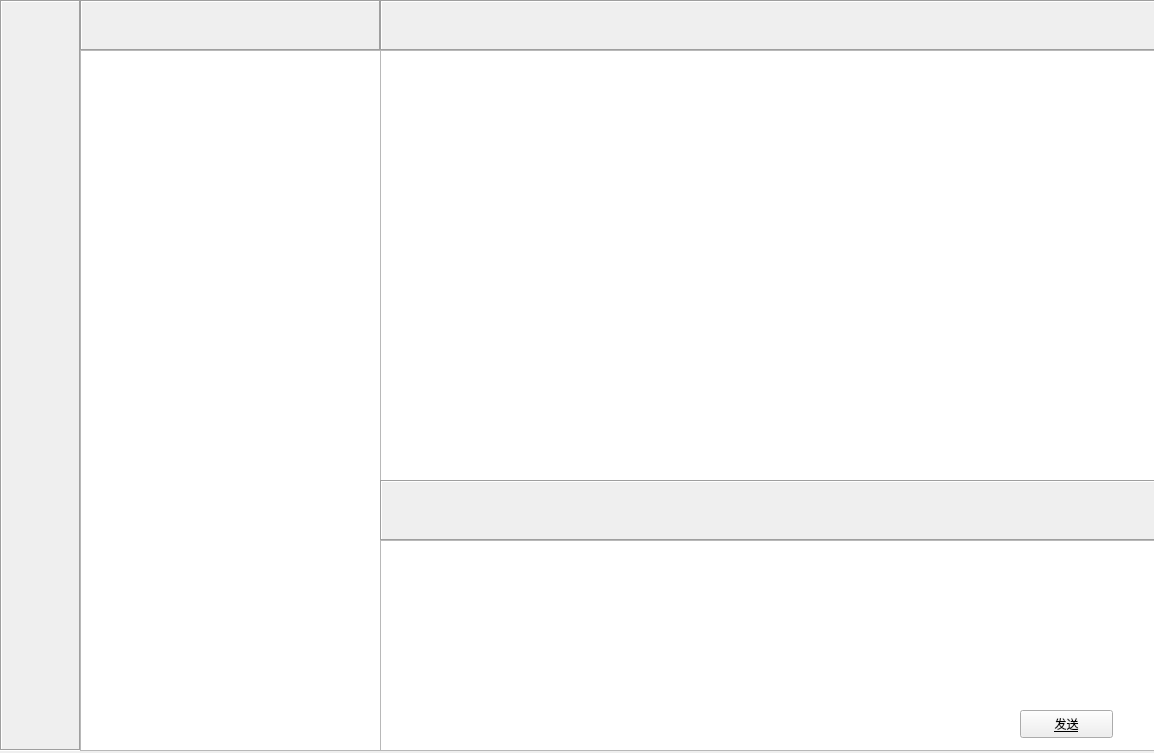
<?xml version="1.0" encoding="UTF-8"?>
<ui version="4.0">
 <class>ChatDialog</class>
 <widget class="QDialog" name="ChatDialog">
  <property name="geometry">
   <rect>
    <x>0</x>
    <y>0</y>
    <width>1154</width>
    <height>753</height>
   </rect>
  </property>
  <property name="windowTitle">
   <string>Dialog</string>
  </property>
  <widget class="QLabel" name="label">
   <property name="geometry">
    <rect>
     <x>0</x>
     <y>0</y>
     <width>81</width>
     <height>751</height>
    </rect>
   </property>
   <property name="frameShape">
    <enum>QFrame::Box</enum>
   </property>
   <property name="frameShadow">
    <enum>QFrame::Sunken</enum>
   </property>
   <property name="text">
    <string/>
   </property>
   <property name="pixmap">
    <pixmap resource="dialog.qrc">:/new/prefix1/images/black.png</pixmap>
   </property>
   <property name="scaledContents">
    <bool>true</bool>
   </property>
  </widget>
  <widget class="QLabel" name="label_2">
   <property name="geometry">
    <rect>
     <x>80</x>
     <y>0</y>
     <width>301</width>
     <height>51</height>
    </rect>
   </property>
   <property name="frameShape">
    <enum>QFrame::Box</enum>
   </property>
   <property name="frameShadow">
    <enum>QFrame::Sunken</enum>
   </property>
   <property name="text">
    <string/>
   </property>
   <property name="pixmap">
    <pixmap resource="dialog.qrc">:/new/prefix1/images/search.png</pixmap>
   </property>
   <property name="scaledContents">
    <bool>true</bool>
   </property>
  </widget>
  <widget class="QPushButton" name="searchPushButton">
   <property name="geometry">
    <rect>
     <x>120</x>
     <y>10</y>
     <width>221</width>
     <height>28</height>
    </rect>
   </property>
   <property name="text">
    <string/>
   </property>
   <property name="flat">
    <bool>true</bool>
   </property>
  </widget>
  <widget class="QTableWidget" name="userListTableWidget">
   <property name="geometry">
    <rect>
     <x>80</x>
     <y>50</y>
     <width>301</width>
     <height>701</height>
    </rect>
   </property>
   <property name="selectionMode">
    <enum>QAbstractItemView::SingleSelection</enum>
   </property>
   <property name="selectionBehavior">
    <enum>QAbstractItemView::SelectRows</enum>
   </property>
   <property name="showGrid">
    <bool>false</bool>
   </property>
   <attribute name="horizontalHeaderVisible">
    <bool>false</bool>
   </attribute>
   <attribute name="horizontalHeaderDefaultSectionSize">
    <number>250</number>
   </attribute>
   <attribute name="verticalHeaderVisible">
    <bool>false</bool>
   </attribute>
  </widget>
  <widget class="QLabel" name="userLabel">
   <property name="geometry">
    <rect>
     <x>390</x>
     <y>10</y>
     <width>121</width>
     <height>31</height>
    </rect>
   </property>
   <property name="text">
    <string/>
   </property>
   <property name="alignment">
    <set>Qt::AlignCenter</set>
   </property>
  </widget>
  <widget class="QLabel" name="label_3">
   <property name="geometry">
    <rect>
     <x>380</x>
     <y>0</y>
     <width>781</width>
     <height>51</height>
    </rect>
   </property>
   <property name="frameShape">
    <enum>QFrame::Box</enum>
   </property>
   <property name="frameShadow">
    <enum>QFrame::Sunken</enum>
   </property>
   <property name="text">
    <string/>
   </property>
   <property name="pixmap">
    <pixmap resource="dialog.qrc">:/new/prefix1/images/etc02.png</pixmap>
   </property>
   <property name="scaledContents">
    <bool>true</bool>
   </property>
  </widget>
  <widget class="QTextBrowser" name="chatTextBrowser">
   <property name="geometry">
    <rect>
     <x>380</x>
     <y>50</y>
     <width>781</width>
     <height>431</height>
    </rect>
   </property>
  </widget>
  <widget class="QLabel" name="label_5">
   <property name="geometry">
    <rect>
     <x>380</x>
     <y>480</y>
     <width>781</width>
     <height>61</height>
    </rect>
   </property>
   <property name="frameShape">
    <enum>QFrame::Box</enum>
   </property>
   <property name="frameShadow">
    <enum>QFrame::Sunken</enum>
   </property>
   <property name="text">
    <string/>
   </property>
   <property name="pixmap">
    <pixmap resource="dialog.qrc">:/new/prefix1/images/tool.png</pixmap>
   </property>
   <property name="scaledContents">
    <bool>true</bool>
   </property>
  </widget>
  <widget class="QTextEdit" name="textEdit">
   <property name="geometry">
    <rect>
     <x>380</x>
     <y>540</y>
     <width>781</width>
     <height>211</height>
    </rect>
   </property>
  </widget>
  <widget class="QPushButton" name="transPushButton">
   <property name="geometry">
    <rect>
     <x>440</x>
     <y>490</y>
     <width>41</width>
     <height>28</height>
    </rect>
   </property>
   <property name="text">
    <string/>
   </property>
   <property name="flat">
    <bool>true</bool>
   </property>
  </widget>
  <widget class="QPushButton" name="sendPushButton">
   <property name="geometry">
    <rect>
     <x>1020</x>
     <y>710</y>
     <width>93</width>
     <height>28</height>
    </rect>
   </property>
   <property name="font">
    <font>
     <family>楷体</family>
     <underline>true</underline>
    </font>
   </property>
   <property name="text">
    <string>发送</string>
   </property>
  </widget>
 </widget>
 <resources>
  <include location="dialog.qrc"/>
 </resources>
 <connections/>
</ui>
